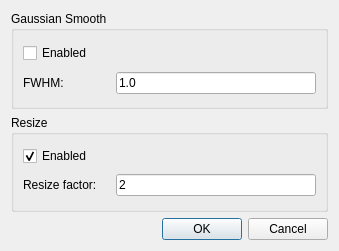
<?xml version="1.0" encoding="UTF-8"?>
<ui version="4.0">
 <class>FilterFITSDialog</class>
 <widget class="QDialog" name="FilterFITSDialog">
  <property name="geometry">
   <rect>
    <x>0</x>
    <y>0</y>
    <width>339</width>
    <height>251</height>
   </rect>
  </property>
  <property name="windowTitle">
   <string>Apply filter</string>
  </property>
  <layout class="QVBoxLayout" name="verticalLayout">
   <item>
    <widget class="QGroupBox" name="groupBox">
     <property name="title">
      <string>Gaussian Smooth</string>
     </property>
     <layout class="QGridLayout" name="gridLayout">
      <item row="1" column="0">
       <widget class="QLabel" name="label">
        <property name="text">
         <string>FWHM:</string>
        </property>
        <property name="buddy">
         <cstring>lineFWHM</cstring>
        </property>
       </widget>
      </item>
      <item row="1" column="1">
       <widget class="QLineEdit" name="lineFWHM">
        <property name="sizePolicy">
         <sizepolicy hsizetype="Fixed" vsizetype="Fixed">
          <horstretch>0</horstretch>
          <verstretch>0</verstretch>
         </sizepolicy>
        </property>
        <property name="minimumSize">
         <size>
          <width>200</width>
          <height>0</height>
         </size>
        </property>
        <property name="toolTip">
         <string>The Full Width at Half Maximum of the Gaussian Kernel.</string>
        </property>
        <property name="text">
         <string>1.0</string>
        </property>
       </widget>
      </item>
      <item row="0" column="0" colspan="2">
       <widget class="QCheckBox" name="checkFilter">
        <property name="text">
         <string>Enabled</string>
        </property>
       </widget>
      </item>
     </layout>
    </widget>
   </item>
   <item>
    <widget class="QGroupBox" name="groupBox_2">
     <property name="title">
      <string>Resize</string>
     </property>
     <layout class="QGridLayout" name="gridLayout_2">
      <item row="1" column="0">
       <widget class="QLabel" name="label_2">
        <property name="text">
         <string>Resize factor:</string>
        </property>
        <property name="buddy">
         <cstring>lineFactor</cstring>
        </property>
       </widget>
      </item>
      <item row="1" column="1">
       <widget class="QLineEdit" name="lineFactor">
        <property name="sizePolicy">
         <sizepolicy hsizetype="Fixed" vsizetype="Fixed">
          <horstretch>0</horstretch>
          <verstretch>0</verstretch>
         </sizepolicy>
        </property>
        <property name="minimumSize">
         <size>
          <width>200</width>
          <height>0</height>
         </size>
        </property>
        <property name="toolTip">
         <string>Resize factor for X and Y axes.</string>
        </property>
        <property name="text">
         <string>2</string>
        </property>
       </widget>
      </item>
      <item row="0" column="0" colspan="2">
       <widget class="QCheckBox" name="checkResize">
        <property name="text">
         <string>Enabled</string>
        </property>
        <property name="checked">
         <bool>true</bool>
        </property>
       </widget>
      </item>
     </layout>
    </widget>
   </item>
   <item>
    <widget class="QDialogButtonBox" name="buttonBox">
     <property name="orientation">
      <enum>Qt::Horizontal</enum>
     </property>
     <property name="standardButtons">
      <set>QDialogButtonBox::Cancel|QDialogButtonBox::Ok</set>
     </property>
    </widget>
   </item>
  </layout>
 </widget>
 <tabstops>
  <tabstop>checkFilter</tabstop>
  <tabstop>lineFWHM</tabstop>
  <tabstop>checkResize</tabstop>
  <tabstop>lineFactor</tabstop>
 </tabstops>
 <resources/>
 <connections>
  <connection>
   <sender>buttonBox</sender>
   <signal>accepted()</signal>
   <receiver>FilterFITSDialog</receiver>
   <slot>accept()</slot>
   <hints>
    <hint type="sourcelabel">
     <x>248</x>
     <y>254</y>
    </hint>
    <hint type="destinationlabel">
     <x>157</x>
     <y>274</y>
    </hint>
   </hints>
  </connection>
  <connection>
   <sender>buttonBox</sender>
   <signal>rejected()</signal>
   <receiver>FilterFITSDialog</receiver>
   <slot>reject()</slot>
   <hints>
    <hint type="sourcelabel">
     <x>316</x>
     <y>260</y>
    </hint>
    <hint type="destinationlabel">
     <x>286</x>
     <y>274</y>
    </hint>
   </hints>
  </connection>
 </connections>
</ui>
